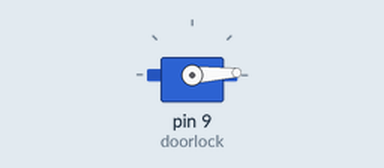
Recording of a sketch running on a simulated Arduino Uno, built with avr-gcc and run on an emulated ATmega328P. Shown: servo.

Above: at 0.05 s.
At 1.3 s:
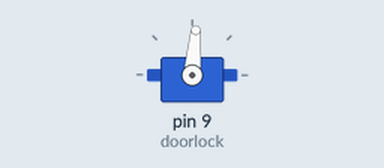
At 2.6 s:
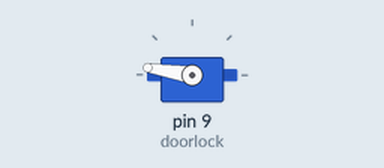
At 5.2 s:
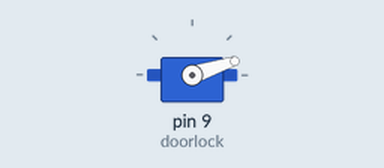
Timing chart, 0 to 7.1 s (numbered marks = the images above):
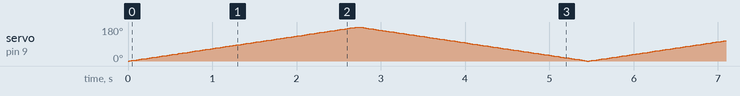

The sketch:

keylight_servo.ino
```cpp
//SERVO CODE

#include <Servo.h>

Servo doorlock;

int pos = 0;


void setup() {
  doorlock.attach(9);

}

void loop() {
  for (pos = 0; pos <= 180; pos +=1){
    doorlock.write(pos);
    delay(15);
  }

  for (pos = 180; pos >= 0; pos -=1){
    doorlock.write(pos);
    delay(15);
}

}
```
